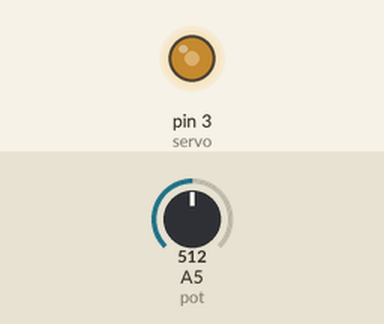
Bench run of a sketch on a simulated Arduino Uno, built with avr-gcc and run on an emulated ATmega328P. Parts: output pins drawn as LEDs (lit = HIGH). The inputs (shaded band) are chosen by the test bench; at power-on: A5 (pot) = 512.

Above: at 1.2 s.
1.3 s: A5 (pot) set to 716
At 2.3 s:
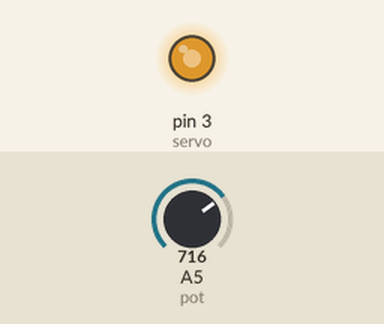
2.8 s: A5 (pot) set to 900
At 3.5 s:
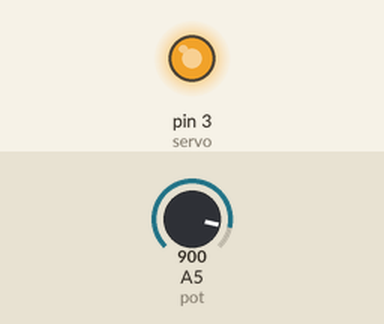
4.3 s: A5 (pot) set to 122
At 4.6 s:
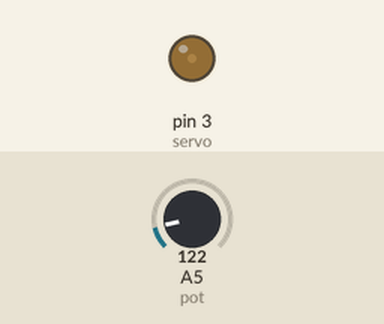
5.8 s: A5 (pot) set to 0
At 7.0 s:
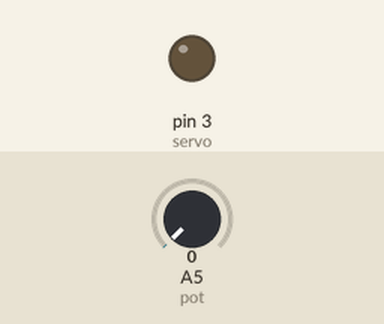
7.3 s: A5 (pot) set to 511
At 8.1 s:
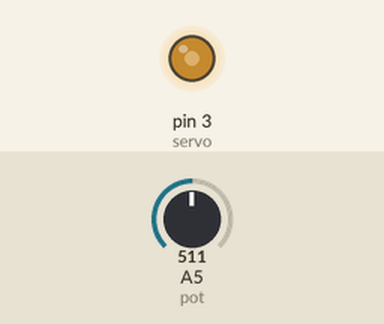
Timing chart, 0 to 9.8 s (numbered marks = the images above; inputs shaded):
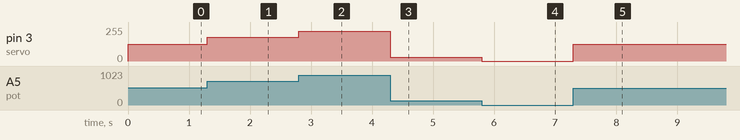

Measured:
- after the input at 1.3 s, pin 3 (servo): 127/255 → 178/255 at once
- after the input at 2.8 s, pin 3 (servo): 178/255 → 224/255 at once
- after the input at 4.3 s, pin 3 (servo): 224/255 → 30/255 at once
- after the input at 5.8 s, pin 3 (servo): 30/255 → 0/255 at once
- after the input at 7.3 s, pin 3 (servo): 0/255 → 127/255 at once

The sketch:

servo.ino
```cpp
#define pot A5		//Potenciometro ligado no pino analógico 5
int servo = 3;		//Servo motor conectado ao pino 3

void setup(){

  Serial.begin(9600);		//Inicia a Serial
  pinMode(pot,INPUT);		//Define o Pino analógico 5 como entrada
  pinMode(servo,OUTPUT);	//Define pino 3 como saída
}

void loop(){

  int val = map(analogRead(pot),0,1023,0,255);	//Transforma os valores lidos no pino analógico de 0 a 1023 para seu
						//correspondente de 0 a 255.

  analogWrite(servo,val);	//Escreve no pino 3 a leitura a variavel val

  // Serial.println(map(analogRead(pot),0,1023,0,255));

}
```
